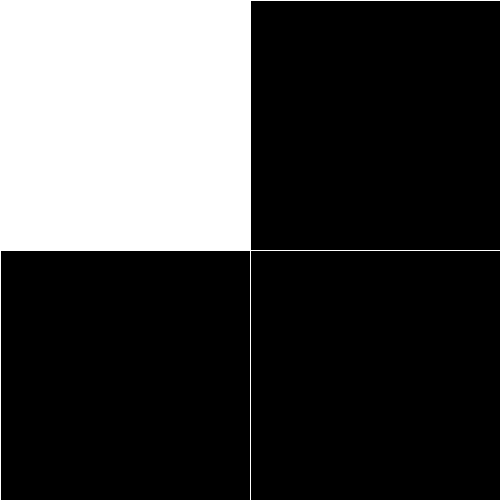
Frame 1 (no input)
Frame 60 (the mouse pressed at the canvas centre just before this capture): identical to frame 1, image omitted
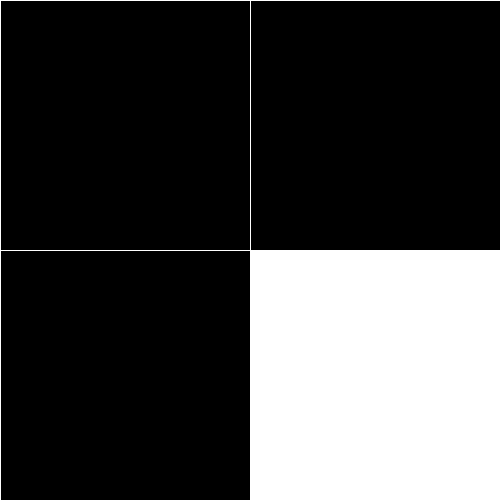
Frame 120 (the mouse held since frame 60 and released just before this capture)

The Processing sketch that drew these frames (run headless with seeded random() and noise(); from frame 60 on, the mouse is pressed at the canvas centre):

// Processing sketch: cuatro_cuadros
// ── cuatro_cuadros.pde
int s1, s2, s3, s4;

void setup() {
  size(500, 500);
  stroke(255);
  fill(0);
}

void draw() {
  

  if (mouseX >= 0 && mouseX < 250 && mouseY >= 0 && mouseY < 250) {
    s1 = 255;
  } else {
    s1 = s1 - 5 ;
  }
  if (mouseX >= 250 && mouseX < 500 && mouseY >= 0 && mouseY < 250) {
    s2 = 255;
  } else {
    s2 = s2 - 5;
  }
  if (mouseX >= 0 && mouseX < 250 && mouseY >= 250 && mouseY < 500) {
    s3 = 255;
  } else {
    s3 = s3 - 5;
  }
  if (mouseX >= 250 && mouseX < 500 && mouseY >= 250 && mouseY < 500) {
    s4 = 255;
  } else {
    s4 = s4 - 5;
  }
  s1 = max(0, s1);
  fill(s1);
  square(0, 0, 250);

  s2 = max(0, s2);
  fill(s2);
  square(250, 0, 250);

  s3 = max(0, s3);
  fill(s3);
  square(0, 250, 250);

  s4 = max(0, s4);
  fill(s4);
  square(250, 250, 250);
}

void keyPressed(){
 save("cuatrocuadros.png"); 
}
